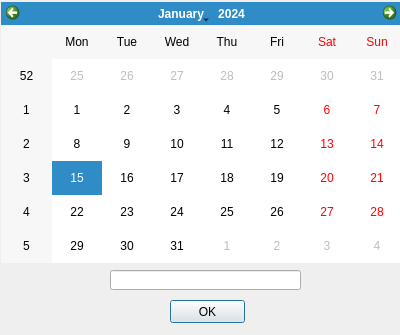
<?xml version="1.0" encoding="UTF-8"?>
<ui version="4.0">
 <class>Dialog</class>
 <widget class="QDialog" name="Dialog">
  <property name="geometry">
   <rect>
    <x>0</x>
    <y>0</y>
    <width>400</width>
    <height>335</height>
   </rect>
  </property>
  <property name="windowTitle">
   <string>Dialog</string>
  </property>
  <widget class="QCalendarWidget" name="calendarBaja">
   <property name="geometry">
    <rect>
     <x>1</x>
     <y>2</y>
     <width>401</width>
     <height>261</height>
    </rect>
   </property>
  </widget>
  <widget class="QLineEdit" name="txtFechaBaja">
   <property name="geometry">
    <rect>
     <x>110</x>
     <y>270</y>
     <width>191</width>
     <height>20</height>
    </rect>
   </property>
  </widget>
  <widget class="QPushButton" name="btnFechaBaja">
   <property name="geometry">
    <rect>
     <x>170</x>
     <y>300</y>
     <width>75</width>
     <height>23</height>
    </rect>
   </property>
   <property name="text">
    <string>OK</string>
   </property>
  </widget>
 </widget>
 <resources/>
 <connections/>
</ui>
